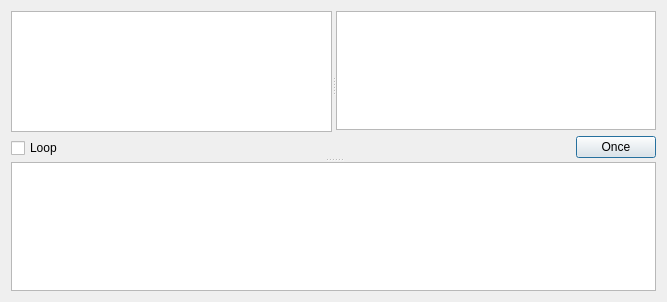
<ui version="4.0" >
 <class>scriptEditor</class>
 <widget class="QDialog" name="scriptEditor" >
  <property name="geometry" >
   <rect>
    <x>0</x>
    <y>0</y>
    <width>667</width>
    <height>302</height>
   </rect>
  </property>
  <property name="windowTitle" >
   <string>Dialog</string>
  </property>
  <layout class="QVBoxLayout" name="verticalLayout" >
   <item>
    <widget class="QSplitter" name="outputSplitter" >
     <property name="orientation" >
      <enum>Qt::Vertical</enum>
     </property>
     <widget class="QSplitter" name="inputSplitter" >
      <property name="lineWidth" >
       <number>5</number>
      </property>
      <property name="midLineWidth" >
       <number>5</number>
      </property>
      <property name="orientation" >
       <enum>Qt::Horizontal</enum>
      </property>
      <widget class="QWidget" name="layoutWidget" >
       <layout class="QVBoxLayout" name="verticalLayout_2" >
        <item>
         <widget class="QPlainTextEdit" name="loopScriptEdit" />
        </item>
        <item>
         <widget class="QCheckBox" name="loopScriptCheckBox" >
          <property name="text" >
           <string>Loop</string>
          </property>
         </widget>
        </item>
       </layout>
      </widget>
      <widget class="QWidget" name="layoutWidget" >
       <layout class="QVBoxLayout" name="verticalLayout_3" >
        <item>
         <widget class="QPlainTextEdit" name="onceScriptEdit" />
        </item>
        <item>
         <layout class="QHBoxLayout" name="horizontalLayout_4" >
          <item>
           <spacer name="horizontalSpacer_2" >
            <property name="orientation" >
             <enum>Qt::Horizontal</enum>
            </property>
            <property name="sizeHint" stdset="0" >
             <size>
              <width>40</width>
              <height>20</height>
             </size>
            </property>
           </spacer>
          </item>
          <item>
           <widget class="QPushButton" name="onceScriptPushButton" >
            <property name="text" >
             <string>Once</string>
            </property>
           </widget>
          </item>
         </layout>
        </item>
       </layout>
      </widget>
     </widget>
     <widget class="QPlainTextEdit" name="outputScriptEdit" >
      <property name="readOnly" >
       <bool>true</bool>
      </property>
     </widget>
    </widget>
   </item>
  </layout>
 </widget>
 <resources/>
 <connections/>
</ui>
